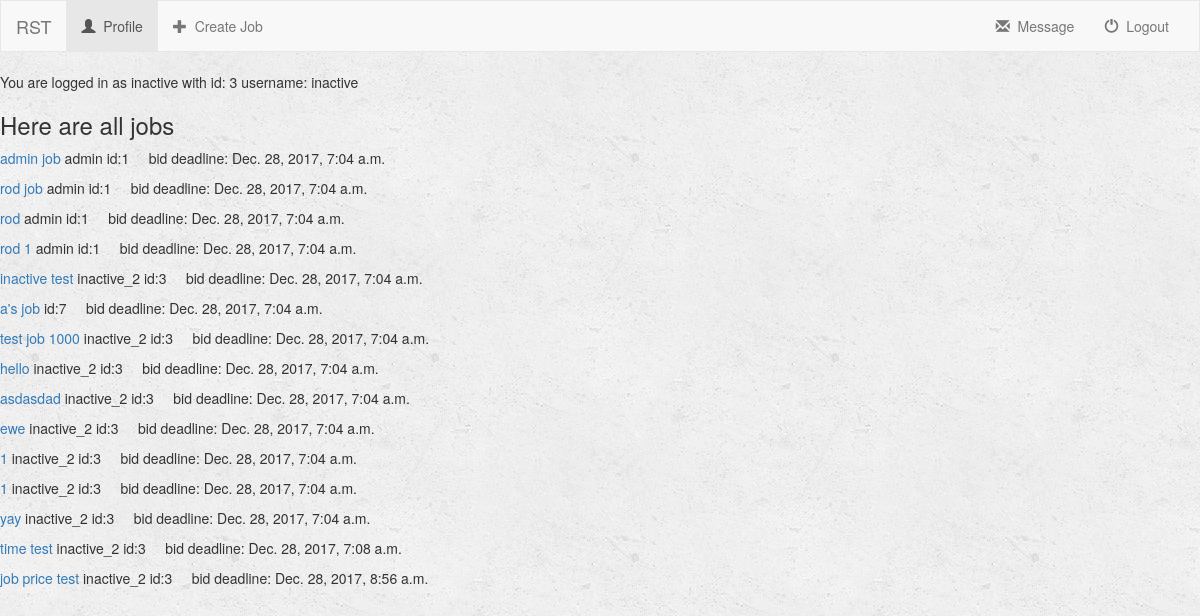
The page /turk/ (signed in) on the database its author committed.
### turk/models.py (models this page shows, shortened)
class Profile(models.Model):
    user = models.OneToOneField(User, on_delete=models.CASCADE, default=1)
    name = models.CharField(max_length=250)
    age = models.IntegerField(default=0)
    GENDER_CHOICES = (
        ('Male', 'Male'),
        ('Female', 'Female')
    )
    gender = models.CharField(max_length=6, choices=GENDER_CHOICES, default='Male')
    email = models.CharField(max_length=250)
    resume = models.FileField()
    sample_work_or_bussiness_credential = models.FileField()
    RATING_CHOICES=(
        (1, 1),
        (2, 2),
        (3, 3),
        (4, 4),
        (5, 5),
    )
    rating = models.FloatField(choices=RATING_CHOICES, default=5)
    average_rating = models.FloatField(default=0)       # average of rating RECEIVED by others
    rating_count = models.IntegerField(default=0)       # count of rating RECEIVED by others
    total_rating = models.FloatField(default=0)         # total rating RECEIVED by others
    avg_give_rating = models.FloatField(default=0)      # average of rating GIVEN to others
    total_give_rating = models.FloatField(default=0)    # total of rating GIVEN to others
    total_give_count = models.FloatField(default=0)     # count of rating GIVEN to others
    money = models.FloatField(default=0)
    POSITION_CHOICES=(
        ('Temporary', 'Temporary'),
        ('Client', 'Client'),
        ('Developer', 'Developer'),
    )
    position = models.CharField(max_length=9, choices=POSITION_CHOICES, default='Temporary')
    profile_picture = models.ImageField(default='default.png')
    interest = models.TextField()
    isBlackListed = models.BooleanField(default=False)
    INTEREST_CHOICES=(
        ('Being Human', 'Being Human'),
        ('Software Development', 'Software Development'),
        ('Video Games', 'Video Games'),
        ('Social Media', 'Social Media'),
        ('Food', 'Food'),
        ('Party', 'Party'),
        ('Entrepreneurship', 'Entrepreneurship'),
        ('Money', 'Money'),
    )
    interest = MultiSelectField(choices=INTEREST_CHOICES, default="Being Human")
    honor_Early_Bird = models.BooleanField(default=False)
    honor_Hard_Worker = models.BooleanField(default=False)
    honor_MILLIONAIRE = models.BooleanField(default=False)
    honor_Job_Supplier = models.BooleanField(default=False)
    honor_Veteran = models.BooleanField(default=False)
    honor_toohardman = models.BooleanField(default=False)
    honor_Cold_Headed_Tim = models.BooleanField(default=False)
    honor_Novice = models.BooleanField(default=True)
    honor_Normie = models.BooleanField(default=False)
    honor_General = models.BooleanField(default=False)
    honor_Lurker = models.BooleanField(default=False)
    num_early = models.IntegerField(default=0)      # number of time dev delivered early
    money_earned = models.FloatField(default=0)     # amount of money dev made
    num_post = models.IntegerField(default=0)       # number of total posts client posted
    num_post_ex = models.IntegerField(default=0)    # number of expired posts client posted
    acc_created = models.DateTimeField(default=datetime.now())   # date of when acc made
    warn_poor = models.BooleanField(default=False)  # avg rating <=2 for >=5 projects
    warn_eval = models.BooleanField(default=False)  # avg rating to others <2 or >4 for >=8 projects
    warn_final = models.BooleanField(default=False) # final warning, next login = gg
    def __str__(self):
        return self.name

class Job(models.Model):
    user = models.ForeignKey(User, on_delete=models.CASCADE, default=1)
    job_title = models.CharField(max_length=250)
    job_description = models.TextField()
    job_price = models.FloatField(default=0)
    is_complete = models.BooleanField(default=False) # job submitted
    is_late = models.BooleanField(default=False)
    is_rated = models.BooleanField(default=False)
    is_open = models.BooleanField(default=True) # Job is still open for bid
    lowest_bid = models.FloatField(validators=[MinValueValidator(0), MaxValueValidator(100)], default=0)
    bid_deadline = models.DateTimeField(default=datetime.now()+timedelta(7))
    job_deadline = models.DateTimeField(default=datetime.now()+timedelta(21))

### turk/views.py (the view)
def index(request):
    all_jobs = Job.objects.filter(is_open=True)
    admin = get_object_or_404(User, pk=1)  # admin
    for i in range(0, len(all_jobs)):
        if timezone.now() - timezone.timedelta(hours=5) > all_jobs[i].bid_deadline:
            all_jobs[i].user.profile.money -= 10  # penalty for having no bidders
            admin.profile.money += 10
            all_jobs[i].is_open = False
            all_jobs[i].is_complete = True # consider job done
            all_jobs[i].user.profile.num_post_ex += 1
            all_jobs[i].save()
            all_jobs[i].user.profile.save()
            admin.profile.save()
            print("No bidder penalty")
    all_jobs = Job.objects.filter(is_open=True)
    for i in range(0, len(all_jobs)):
        print(all_jobs[i].job_title, ": ", all_jobs[i].bid_deadline)
    all_jobs_incomplete = Job.objects.filter(is_complete=False)
    print(len(all_jobs_incomplete))
    for i in range(0, len(all_jobs_incomplete)):
        check_dev_late_proj_penalty(all_jobs_incomplete[i], admin)
    all_jobs = Job.objects.filter(is_open=True)
    if request.user.is_authenticated():
        profile_id = request.user.profile.id
        profile = get_object_or_404(Profile, pk=profile_id)
        user = get_object_or_404(User, pk=profile.user.id)
        give_trophy(profile)
        warn_user(profile)
        if profile.warn_final == True:
            print("Warn_final")
            FormToSuperUser.reason = 'Protest Warning'
            return render(request, 'turk/form_to_superuser.html')
        similar_users = Profile.objects.filter(interest__contains='Being Human').order_by('?')[:3]
        print("similar_users: ", similar_users)
        context = {
            'all_jobs': all_jobs,
            'similar_users': similar_users,
        }
    else:
        context = {
            'all_jobs': all_jobs,
        }
    return render(request, 'turk/index.html', context)

### turk/helper.py (called while the page is built, shortened)
def warn_user(profile):
    if((profile.warn_poor == True) and (profile.warn_eval == True) and (profile.warn_final == False)):
        profile.warn_final = True
        profile.save()
        print('Final warning:', profile.warn_final)

def check_dev_late_proj_penalty(job, super_user):
    today_date = timezone.now() - timezone.timedelta(hours=5)  # -5 hrs b/c wrong timezone
    job_deadline = job.job_deadline
    c = job_deadline - today_date
    diff_seconds = c.seconds
    diff_days = c.days
    print(c.days)
    print("diff seconds: ",diff_seconds)
    print("job_deadline: ", job_deadline)
    print("today_date: ",today_date)
    print("asdaskdljasldjakkdj: ",job.job_title,diff_days,job.is_complete)

### turk/templates/turk/index.html (shortened to what this page needs)
{% extends 'turk/base.html' %}
{% block body %}
    {% if all_jobs %}
        <h3> Here are all jobs </h3>
        {% for job in all_jobs %}
            <p><a href = "{% url 'turk:job_description' job.user.id job.id %}">{{ job.job_title }}</a>
            {{job.user.first_name}} id:{{job.user.id}} &nbsp &nbsp bid deadline: {{job.bid_deadline}}
            </p>
        {% endfor %}
        {% else %}
            <h3> No jobs yet </h3>
    {% endif %}
{% endblock %}

### turk/templates/turk/base.html (shortened to what this page needs)
<!DOCTYPE html>
<html lang="en">
<head>
    {% load staticfiles %}
    <link rel="stylesheet" href="https://maxcdn.bootstrapcdn.com/bootstrap/3.3.7/css/bootstrap.min.css">
    <link rel="stylesheet" type="text/css" href="{% static 'turk/style.css' %}" />
</head>
<body>
<nav class="navbar navbar-default">
    <div class="container-fluid">
        <div class = "navbar-header">
            <a class="navbar-brand" href ="{% url 'turk:index' %}">RST</a>
        </div>
        <div class="collapse navbar-collapse" id="topNavBar">
            {% if request.user.is_authenticated %}
                <ul class="nav navbar-nav">
                    <li class="active">
                        <a href="{% url 'turk:detail' request.user.id %}">
                            <span class="glyphicon glyphicon-user" aria-hidden="true"></span>&nbsp;
                            Profile
                        </a>
                    </li>
                </ul>
                {% if request.user.profile.position == "Client" %}
                    <ul class="nav navbar-nav navbar-left">
                        <li class="">
                            <a href="{% url 'turk:create_job' request.user.id %}">
                                <span class="glyphicon glyphicon-plus" aria-hidden="true"></span>&nbsp;
                                Create Job
                            </a>
                        </li>
                    </ul>
                {% endif %}
            {% endif %}
            {% if request.user.is_authenticated %}
                <ul class="nav navbar-nav navbar-right">
                    <li class="">
                        <a href="{% url 'turk:logout_user' %}">
                            <span class ="glyphicon glyphicon-off" aria-hidden="true"></span>&nbsp; Logout
                        </a>
                    </li>
                </ul>
                <ul class="nav navbar-nav navbar-right">
                    <li class="">
                        <a href="{% url 'turk:message' request.user.id %}">
                            <span class="glyphicon glyphicon-envelope" aria-hidden="true"></span>&nbsp;
                            Message
                        </a>
                    </li>
                </ul>
            {% endif %}
        </div>
    </div>
</nav>
{% if request.user.is_authenticated %}
    You are logged in as {{ request.user.profile.name }} with id: {{request.user.id}} username: {{request.user.username}}
{% endif %}
{% block body %}
{% endblock %}
</body>
</html>

### turk/static/turk/style.css (style rules this page uses)
body { background: white url("images/background.png"); }
.navbar { border-radius: 0; }

### rows shown on the page
Job: job_title "admin job", user.first_name "admin", user.id "1", bid_deadline "Dec. 28, 2017, 7:04 a.m."
Job: job_title "rod job", user.first_name "admin", user.id "1", bid_deadline "Dec. 28, 2017, 7:04 a.m."
Job: job_title "rod", user.first_name "admin", user.id "1", bid_deadline "Dec. 28, 2017, 7:04 a.m."
Job: job_title "rod 1", user.first_name "admin", user.id "1", bid_deadline "Dec. 28, 2017, 7:04 a.m."
Job: job_title "inactive test", user.first_name "inactive_2", user.id "3", bid_deadline "Dec. 28, 2017, 7:04 a.m."
Job: job_title "a's job", user.id "7", bid_deadline "Dec. 28, 2017, 7:04 a.m."
Job: job_title "test job 1000", user.first_name "inactive_2", user.id "3", bid_deadline "Dec. 28, 2017, 7:04 a.m."
Job: job_title "hello", user.first_name "inactive_2", user.id "3", bid_deadline "Dec. 28, 2017, 7:04 a.m."
Job: job_title "asdasdad", user.first_name "inactive_2", user.id "3", bid_deadline "Dec. 28, 2017, 7:04 a.m."
Job: job_title "ewe", user.first_name "inactive_2", user.id "3", bid_deadline "Dec. 28, 2017, 7:04 a.m."
Job: job_title "1", user.first_name "inactive_2", user.id "3", bid_deadline "Dec. 28, 2017, 7:04 a.m."
Job: job_title "1", user.first_name "inactive_2", user.id "3", bid_deadline "Dec. 28, 2017, 7:04 a.m."
Job: job_title "yay", user.first_name "inactive_2", user.id "3", bid_deadline "Dec. 28, 2017, 7:04 a.m."
Job: job_title "time test", user.first_name "inactive_2", user.id "3", bid_deadline "Dec. 28, 2017, 7:08 a.m."
Job: job_title "job price test", user.first_name "inactive_2", user.id "3", bid_deadline "Dec. 28, 2017, 8:56 a.m."

### other values the page prints
{{ request.user.profile.name }} "inactive"
{{ request.user.id }} "3"
{{ request.user.username }} "inactive"
